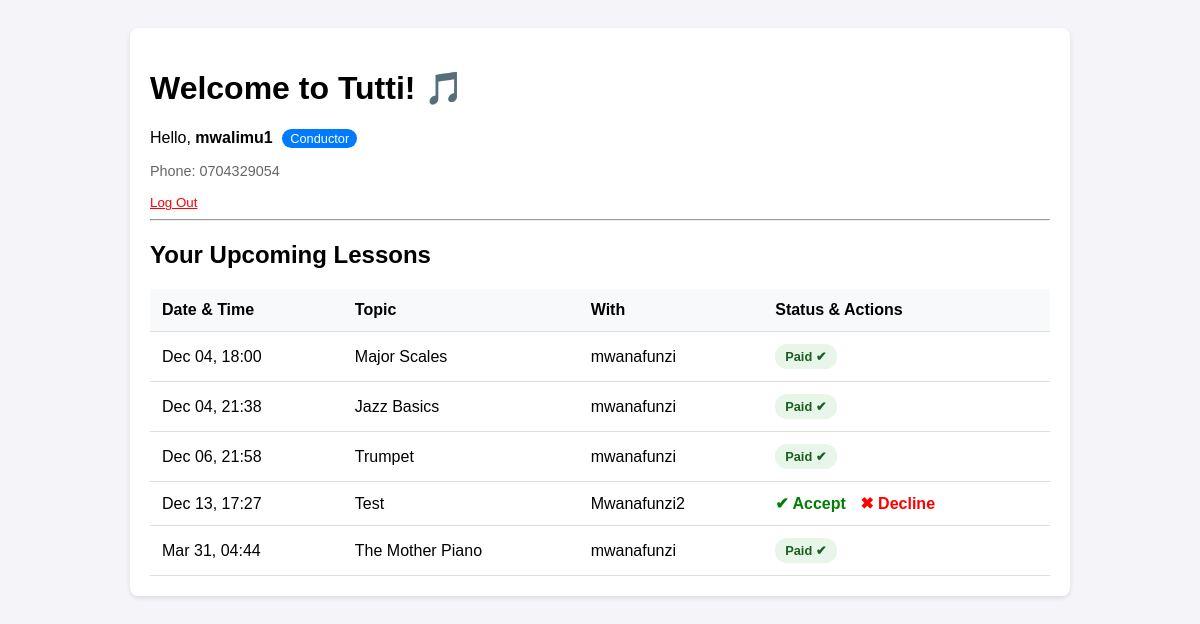
Page / (signed in) on the committed database.
### tuttiapp/models.py (models this page shows, shortened)
class User(AbstractUser):
    is_teacher = models.BooleanField(default=False)
    is_student = models.BooleanField(default=False)
    phone_number = models.CharField(max_length=15, blank=True, null=True, validators=[validate_kenyan_phone])

class Lesson(models.Model):
    STATUS_CHOICES = [
        ('REQUESTED', 'Requested'),  # Student requested a lesson
        ('SCHEDULED', 'Scheduled'),
        ('RESCHEDULE_PENDING', 'Reschedule Pending'), # Teacher requested reschedule
        ('COMPLETED', 'Completed'),       # Lesson happened, teacher marked it
        ('PENDING_PAYMENT', 'Pending Payment'), # Waiting for M-Pesa
        ('PAID', 'Paid'),                 # Money received
        ('CANCELLED', 'Cancelled'),
    ]
    teacher = models.ForeignKey(settings.AUTH_USER_MODEL, on_delete=models.CASCADE, related_name='lessons_taught')
    student = models.ForeignKey(settings.AUTH_USER_MODEL, on_delete=models.CASCADE, related_name='lessons_taken')
    start_time = models.DateTimeField()
    duration_minutes = models.PositiveIntegerField(default=60)
    topic = models.CharField(max_length=200, help_text="What are you teaching? e.g. Major Scales")
    teacher_notes = models.TextField(blank=True, help_text="Notes for the student to practice")
    price = models.DecimalField(max_digits=8, decimal_places=2, default=1500.00)
    status = models.CharField(max_length=20, choices=STATUS_CHOICES, default='SCHEDULED')
    is_student_reminder_sent = models.BooleanField(default=False)

### tuttiapp/views.py (the view)
# urls.py: path('', views.dashboard, name='dashboard'), # this means that dashboard is the homepage
@login_required
def dashboard(request):
    user = request.user
    if user.is_teacher:
        my_lessons = Lesson.objects.filter(teacher=user).order_by('start_time')
    elif user.is_student:
        my_lessons = Lesson.objects.filter(student=user).order_by('start_time')
    else:
        my_lessons = Lesson.objects.none()
    context = {
        'lessons': my_lessons
    }
    return render(request, 'tuttiapp/dashboard.html', context)

### tuttiapp/templates/tuttiapp/dashboard.html (shortened to what this page needs)
<!DOCTYPE html>
<html lang="en">
<head>
</head>
<body>
    <div class="card">
        <h1>Welcome to Tutti! 🎵</h1>
        {% if user.is_authenticated %}
            <p>Hello, <strong>{{ user.username }}</strong>
               {% if user.is_teacher %}<span class="role-badge">Conductor</span>{% endif %}
            </p>
            <p style="font-size: 0.9em; color: #666;">Phone: {{ user.phone_number|default:"Not set" }}</p>
            <form action="{% url 'logout' %}" method="post" style="display:inline;">
                <button type="submit" style="background:none; border:none; color:red; cursor:pointer; text-decoration:underline; padding:0;">Log Out</button>
            </form>
            <hr>
            <h2>Your Upcoming Lessons</h2>
            {% if lessons %}
                <table>
                    <thead>
                        <tr>
                            <th>Date & Time</th>
                            <th>Topic</th>
                            <th>With</th>
                            <th>Status & Actions</th>
                        </tr>
                    </thead>
                    <tbody>
                        {% for lesson in lessons %}
                        <tr>
                            <td>{{ lesson.start_time|date:"M d, H:i" }}</td>
                            <td>{{ lesson.topic }}</td>
                            <td>
                                {% if user.is_teacher %}
                                    {{ lesson.student.username }}
                                {% else %}
                                    {{ lesson.teacher.username }}
                                {% endif %}
                            </td>
                            <td>
                                {% if lesson.status == 'REQUESTED' %}
                                    {% if user.is_teacher %}
                                        <a href="{% url 'approve_lesson' lesson.id %}" class="btn-accept">✔ Accept</a>
                                        <a href="{% url 'decline_lesson' lesson.id %}" class="btn-decline">✖ Decline</a>
                                    {% else %}
                                        <span class="badge requested">Waiting Approval...</span>
                                    {% endif %}
                                {% elif lesson.status == 'PAID' %}
                                    <span class="badge paid">Paid ✔</span>
                                {% else %}
                                    {{ lesson.get_status_display }}
                                {% endif %}
                            </td>
                        </tr>
                        {% endfor %}
                    </tbody>
                </table>
            {% else %}
                <p style="text-align: center; padding: 20px; color: #666;">
                    No lessons found.
                    {% if user.is_student %}Click "Find a Teacher" above!{% endif %}
                </p>
            {% endif %}
        {% else %}
            <div style="text-align: center; padding: 40px;">
                <p>You are not logged in.</p>
                <a href="{% url 'login' %}" style="background-color: #007bff; color: white; padding: 10px 20px; text-decoration: none; border-radius: 5px;">Log in to Portal</a>
            </div>
        {% endif %}
    </div>
</body>
</html>

### tuttiapp/templates/tuttiapp/dashboard.html (style rules this page uses)
body { font-family: sans-serif; padding: 20px; background-color: #f4f4f9; }
.card { background: white; padding: 20px; border-radius: 8px; box-shadow: 0 2px 5px rgba(0,0,0,0.1); max-width: 900px; margin: auto; }
table { width: 100%; border-collapse: collapse; margin-top: 20px; }
th, td { padding: 12px; border-bottom: 1px solid #ddd; text-align: left; }
th { background-color: #f8f9fa; }
.badge { padding: 5px 10px; border-radius: 12px; font-size: 0.8em; font-weight: bold; display: inline-block; }
.paid { background-color: #e8f5e9; color: #1b5e20; }
.role-badge { background: #007bff; color: white; padding: 2px 8px; border-radius: 10px; font-size: 0.8em; margin-left: 5px; }
.btn-accept { color: green; font-weight: bold; text-decoration: none; margin-right: 10px; }
.btn-decline { color: red; font-weight: bold; text-decoration: none; }

### rows in the picture
User: username "mwalimu1", phone_number "0704329054"
Lesson: start_time "Dec 04, 18:00", topic "Major Scales", student.username "mwanafunzi", status "Paid ✔"
Lesson: start_time "Dec 04, 21:38", topic "Jazz Basics", student.username "mwanafunzi", status "Paid ✔"
Lesson: start_time "Dec 06, 21:58", topic "Trumpet", student.username "mwanafunzi", status "Paid ✔"
Lesson: start_time "Dec 13, 17:27", topic "Test", student.username "Mwanafunzi2", status "✔ Accept"
Lesson: start_time "Mar 31, 04:44", topic "The Mother Piano", student.username "mwanafunzi", status "Paid ✔"
